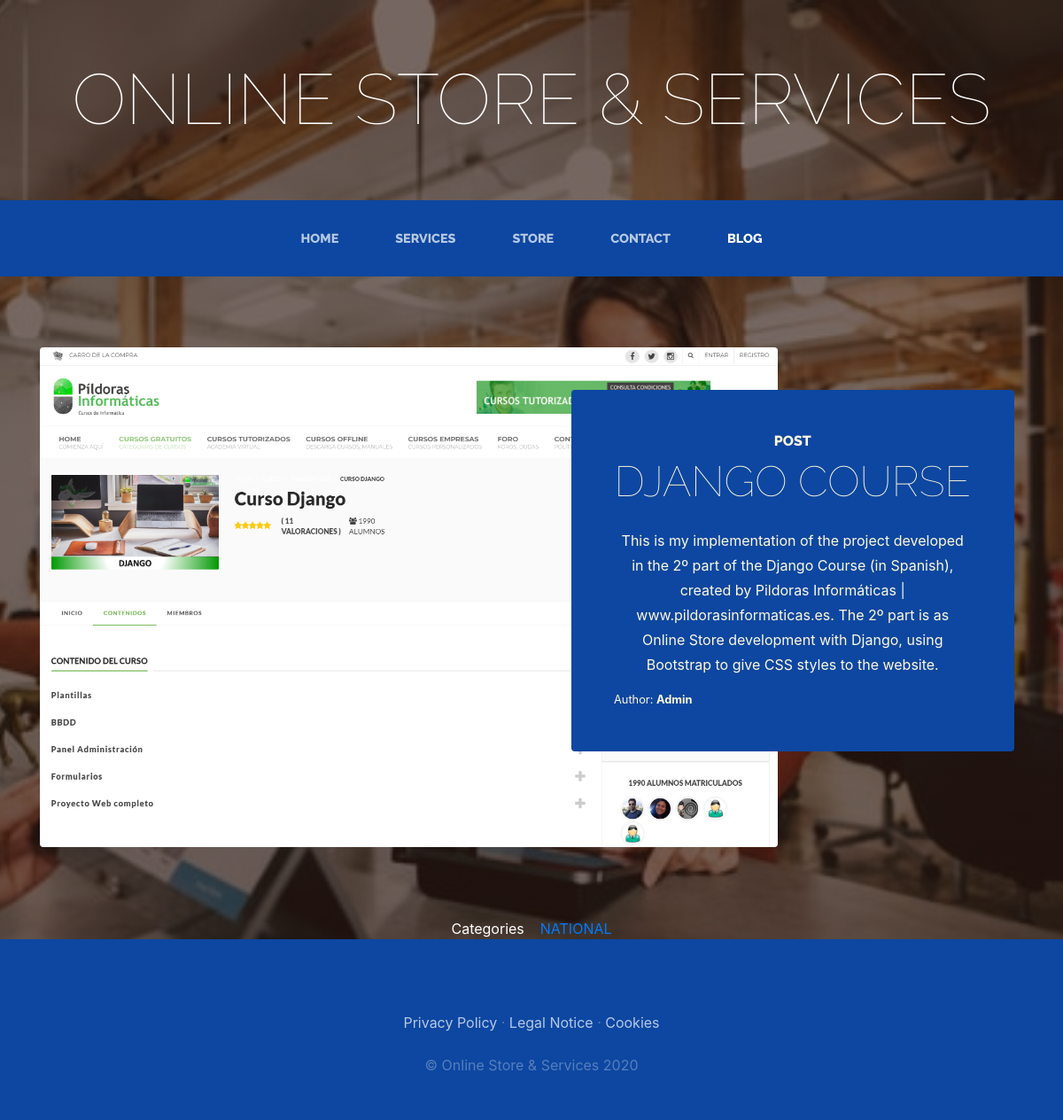
The app's page /blog/category/2/ with its own data.
### storeApp/models.py (models this page shows, shortened)
class Post(models.Model):
    title = models.CharField(max_length=50)
    content = models.CharField(max_length=10000)
    image = models.ImageField(upload_to='blog', null=True, blank=True)
    author = models.ForeignKey(User, on_delete=models.CASCADE)
    categories = models.ManyToManyField(Category)
    created = models.DateTimeField(auto_now_add=True)
    updated = models.DateTimeField(auto_now=True)
    class Meta:
        verbose_name = 'post'
        verbose_name_plural = 'posts'

class Category(models.Model):
    name = models.CharField(max_length=50)
    created = models.DateTimeField(auto_now_add=True)
    updated = models.DateTimeField(auto_now=True)
    class Meta:
        verbose_name = 'category'
        verbose_name_plural = 'categories'

### storeApp/views.py (the view)
# urls.py: path('blog/category/<int:category_id_>/', views.category, name='Category'),
def category(request: HttpRequest,
             category_id_: int) -> HttpResponse:
    print(f'{__function_name()} request:', request)
    category_ = Category.objects.get(id=category_id_)
    filtered_posts_ = Post.objects.filter(categories=category_).order_by('-updated')[:10]
    template_ = 'category.html'
    context_ = __common_context()
    context_['category'] = category_
    context_['posts'] = filtered_posts_
    return render(request, template_, context_)

### storeApp/views.py (called while the page is built)
def __function_name():
    import traceback
    return traceback.extract_stack(None, 2)[0][2]

def __common_context() -> dict:
    now_ = dt.datetime.now()
    return dict(
        year=now_.year,
    )

### storeApp/templates/category.html (shortened to what this page needs)
{% extends 'base.html' %}
{% load static %}
{% block content %}
    {% for item in posts %}
    <section class="page-section clearfix">
      <div class="container">
        <div class="intro">
          <img class="intro-img img-fluid mb-3 mb-lg-0 rounded" src="{{item.image.url}}" alt="">
          <div class="intro-text left-0 text-center bg-faded p-5 rounded">
            <h2 class="section-heading mb-4">
              <span class="section-heading-upper">Post</span>
              <span class="section-heading-lower">{{item.title}}</span>
            </h2>
            <p class="mb-3">
              {{item.content}}
            </p>
            <div style="text-align: left; font-size: 0.8em;">
                Author:&nbsp;<strong>{{item.author|title}}</strong>
            </div>
          </div>
        </div>
      </div>
    </section>
    {% endfor %}
    <section>
        <div style="width:75%; margin:auto; text-align:center; color:white;">
            Categories
            {% for item in posts %}
                {% for subitem in item.categories.all %}
            &nbsp;&nbsp;&nbsp;<a href="{% url 'Category' subitem.id %}">{{subitem.name|upper}}</a>
                {% endfor %}
            {% endfor %}
        </div>
    </section>
{% endblock %}

### storeApp/statics/css/gestion.css (style rules this page uses)
html { --dark-primary-color: #0D47A1; }
body { background: linear-gradient(rgba(47, 23, 15, 0.65), rgba(47, 23, 15, 0.65)), url("../img/bg_main.jpg"); background-attachment: fixed; background-position: center; background-size: cover; }
h1, h2, h3, h4, h5, h6 { font-family: 'Raleway'; }
p { line-height: 1.75; }
.page-section { margin-top: 5rem; margin-bottom: 5rem; }
.section-heading { text-transform: uppercase; }
.section-heading .section-heading-upper { display: block; font-size: 1rem; font-weight: 800; padding-bottom:.5rem; }
.section-heading .section-heading-lower { display: block; font-size: 3rem; font-weight: 100; }
.bg-faded { background-color: rgba(255, 255, 255, 0.85); }
.intro { position: relative; }
@media (min-width: 992px) { .intro .intro-img { width: 75%; float: left; } }
@media (min-width: 992px) { .intro .intro-text { left: 600px; width: 60%; margin-top: 3rem; background-color: var(--dark-primary-color);; color: cornsilk; position: absolute; } }
@media (min-width: 1200px) { .intro .intro-text { width: 45%; } }

### records on screen
Post: image (picture), title "DJANGO COURSE", content "This is my implementation of the project developed in the 2º part of the Django Course (in Spanish), created by Pildoras Informáticas | www.pildorasinformaticas.es. The 2º part is as Online Store development with Django, using Bootstrap to give CSS styles to the website.", author "Admin"
Category: name "NATIONAL"
